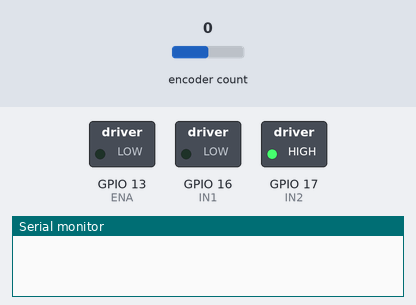
The sketch below on a simulated ESP32. Shown: switched loads named in the sketch (green lamp = pin HIGH), the last lines printed to the serial monitor. The test bench sets the inputs (shaded band); at power-on: encoder count 0.

Above: at 0.05 s.
At 1.2 s:
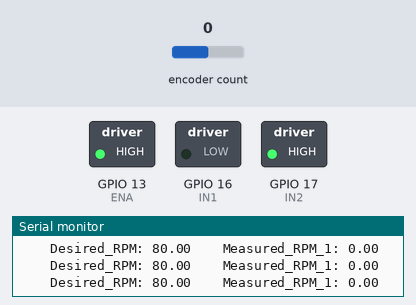
1.3 s: encoder count set to -1
At 2.1 s:
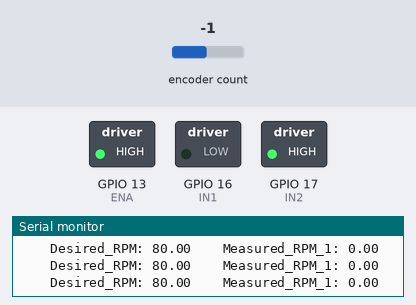
Timing chart, 0 to 4.3 s (numbered marks = the images above; inputs shaded):
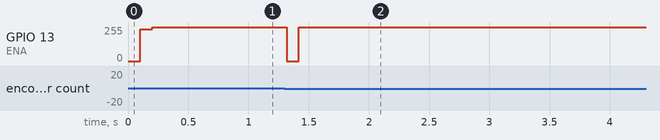

The sketch:

PID_Tuning_Sketch.ino
```cpp
#include <ESP32Encoder.h>
#include <PID_v1.h>>

ESP32Encoder encoder;

const int ENA = 13;
const int IN1 = 16;
const int IN2 = 17;

double Kp = 2;
double Kd = 0.008;
double Ki = 10;

//double Kp = 0.45;
//double Kd = 0.03;
//double Ki = 2;

double measured_rpm, PID_Output, desired_rpm;

PID pid(&measured_rpm, &PID_Output, &desired_rpm, Kp, Ki, Kd, DIRECT);

int motorDutyCycle = 0;

int prev_speed = 0;

/// ---------------------------------------------------------- ///
/// Setting PWM Properties for ANALOG WRITE in ESP32 USING LEDC

const int freq = 2000;    /// Frequency default is 10khz
const int pwmChannel = 0;  /// Channel for PWM
const int resolution = 8;  /// 2 ^ 8 = 255 max limit

/// ---------------------------------------------------------- ///

const int sampleTime = 100;
const float delta_t_mins = (float)(sampleTime/1000.0) / 60.0;

const float coutsPerDivEnc = 530.0;

unsigned int crnt_count, prev_count, count_diff;

unsigned long crnt_t, prev_t;
unsigned long delay_start_t = 0;

void setup()
{
  Serial.begin(115200);

  pinMode(ENA, OUTPUT);
  pinMode(IN1, OUTPUT);
  pinMode(IN2, OUTPUT);

  digitalWrite(IN1, LOW);
  digitalWrite(IN2, HIGH);

  ledcSetup(pwmChannel, freq, resolution);
  ledcAttachPin(ENA, pwmChannel);

  encoder.attachSingleEdge(26, 27);

  prev_t = 0;
  prev_count = 0;

  desired_rpm = 80;

  pid.SetMode(AUTOMATIC);
  pid.SetOutputLimits(0, 255);
}

void pidCompute()
{
  crnt_t = millis();

  crnt_count = 0;
  count_diff = 0;
  measured_rpm = 0.0;

  if(crnt_t - prev_t > sampleTime)
  {
    prev_t = crnt_t;

    crnt_count = encoder.getCount();

    count_diff = crnt_count - prev_count;

    prev_count = crnt_count;

    measured_rpm = (float)(count_diff/coutsPerDivEnc)/delta_t_mins;

    pid.Compute();

    motorDutyCycle = (int) abs(PID_Output);

    prev_speed = motorDutyCycle;

    ledcWrite(pwmChannel, motorDutyCycle);

    Serial.print("    Desired_RPM: ");
    Serial.print(desired_rpm);
    Serial.print("    Measured_RPM_1: ");
    Serial.println(measured_rpm);
  }
}

void loop()
{
  pidCompute();

  if (delay_start_t == 0)
  {
    delay_start_t = millis();
  }
  else if (millis() - delay_start_t >= 10000)
  {
    if (desired_rpm == 200)
    {
      desired_rpm = 80;
    }
    else if (desired_rpm == 80)
    {
      desired_rpm = 240;
    }
    else
    {
      desired_rpm = 200;
    }
    delay_start_t = millis();
  }
}
```

Measured:
- after the input at 1.3 s, GPIO 13 (ENA): 255/255 → 0/255 at once, → 255/255 0.10 s later
